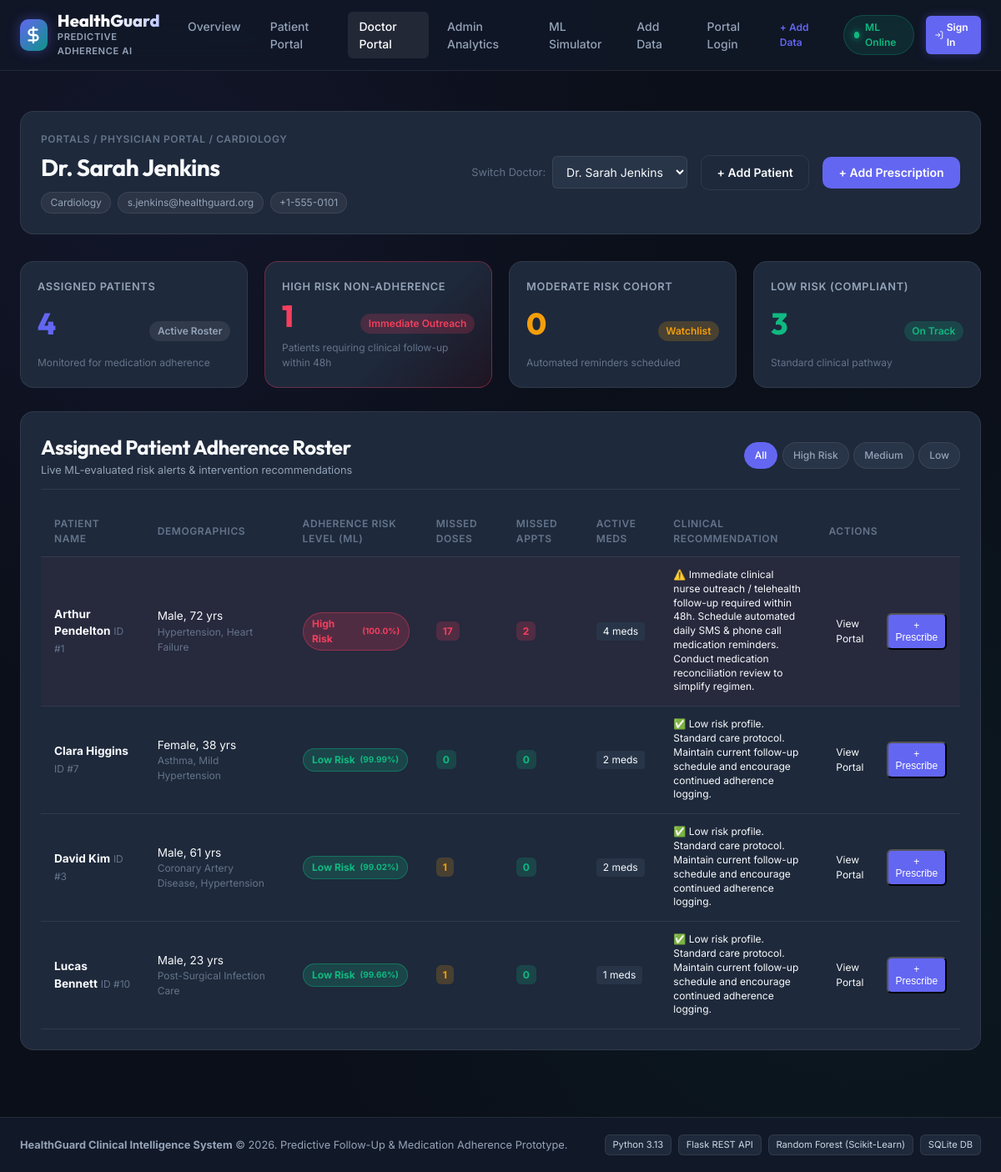
Screenshot of /doctor/1 with the database file from the repository.
### tables this page shows
CREATE TABLE doctors (
    id INTEGER PRIMARY KEY AUTOINCREMENT,
    name TEXT NOT NULL,
    specialty TEXT NOT NULL,
    email TEXT UNIQUE NOT NULL,
    phone TEXT,
    created_at TIMESTAMP DEFAULT CURRENT_TIMESTAMP
);

CREATE TABLE risk_assessments (
    id INTEGER PRIMARY KEY AUTOINCREMENT,
    patient_id INTEGER NOT NULL,
    risk_level TEXT NOT NULL CHECK(risk_level IN ('Low', 'Medium', 'High')),
    risk_score REAL NOT NULL,
    features_json TEXT NOT NULL,
    recommendations TEXT,
    evaluated_at TIMESTAMP DEFAULT CURRENT_TIMESTAMP,
    FOREIGN KEY (patient_id) REFERENCES patients(id) ON DELETE CASCADE
);

CREATE TABLE patients (
    id INTEGER PRIMARY KEY AUTOINCREMENT,
    doctor_id INTEGER,
    name TEXT NOT NULL,
    age INTEGER NOT NULL CHECK(age >= 0 AND age <= 125),
    gender TEXT CHECK(gender IN ('Male', 'Female', 'Other')),
    phone TEXT,
    email TEXT UNIQUE,
    chronic_conditions TEXT,
    created_at TIMESTAMP DEFAULT CURRENT_TIMESTAMP,
    FOREIGN KEY (doctor_id) REFERENCES doctors(id) ON DELETE SET NULL
);

### app/routes_portal.py (the view)
@portal_bp.route("/doctor/<int:doctor_id>")
def doctor_portal(doctor_id: int):
    doctor = query_db("SELECT * FROM doctors WHERE id = ?;", (doctor_id,), one=True)
    if not doctor:
        return render_template("404.html", message=f"Doctor #{doctor_id} not found"), 404
    all_doctors = query_db("SELECT id, name, specialty FROM doctors ORDER BY id ASC;")
    risk_filter = request.args.get("risk", "All")
    query = """
        SELECT
            p.id, p.name, p.age, p.gender, p.phone, p.email, p.chronic_conditions,
            r.risk_level, r.risk_score, r.recommendations, r.evaluated_at,
            (SELECT COUNT(*) FROM prescriptions rx WHERE rx.patient_id = p.id AND rx.status = 'Active') as active_meds_count,
            (SELECT COUNT(*) FROM adherence_logs al WHERE al.patient_id = p.id AND al.status = 'Missed') as total_missed_doses,
            (SELECT COUNT(*) FROM follow_up_schedules fs WHERE fs.patient_id = p.id AND fs.status = 'Missed') as total_missed_appts
        FROM patients p
        LEFT JOIN risk_assessments r ON r.id = (
            SELECT id FROM risk_assessments ra WHERE ra.patient_id = p.id ORDER BY evaluated_at DESC, id DESC LIMIT 1
        )
        WHERE p.doctor_id = ?
    """
    params = [doctor_id]
    if risk_filter in ["Low", "Medium", "High"]:
        query += " AND r.risk_level = ?"
        params.append(risk_filter)
    query += " ORDER BY CASE r.risk_level WHEN 'High' THEN 1 WHEN 'Medium' THEN 2 ELSE 3 END, p.name ASC;"
    assigned_patients = query_db(query, tuple(params))
    counts = query_db(
        """SELECT
               COUNT(p.id) as total_patients,
               SUM(CASE WHEN r.risk_level = 'High' THEN 1 ELSE 0 END) as high_risk,
               SUM(CASE WHEN r.risk_level = 'Medium' THEN 1 ELSE 0 END) as med_risk,
               SUM(CASE WHEN r.risk_level = 'Low' THEN 1 ELSE 0 END) as low_risk
           FROM patients p
           LEFT JOIN risk_assessments r ON r.id = (
               SELECT id FROM risk_assessments ra WHERE ra.patient_id = p.id ORDER BY evaluated_at DESC, id DESC LIMIT 1
           )
           WHERE p.doctor_id = ?;""",
        (doctor_id,),
        one=True,
    )
    return render_template(
        "doctor.html",
        doctor=doctor,
        all_doctors=all_doctors,
        patients=assigned_patients,
        stats=counts,
        current_filter=risk_filter,
    )

### app/routes_portal.py (called while the page is built, shortened)
@portal_bp.app_context_processor
def inject_current_user():
    return {"current_user": None}

### database/db.py (called while the page is built)
def get_db_connection(db_path: Optional[str] = None) -> sqlite3.Connection:
    path = db_path or os.environ.get("HEALTHGUARD_DB_PATH", DEFAULT_DB_PATH)
    conn = sqlite3.connect(path, timeout=10)
    conn.row_factory = sqlite3.Row
    conn.execute("PRAGMA foreign_keys = ON;")
    return conn

def query_db(
    query: str,
    args: tuple = (),
    one: bool = False,
    db_path: Optional[str] = None,
) -> Any:
    conn = get_db_connection(db_path)
    try:
        cur = conn.cursor()
        cur.execute(query, args)
        rv = cur.fetchall()
        if one:
            return dict(rv[0]) if rv else None
        return [dict(row) for row in rv]
    finally:
        conn.close()

### app/templates/doctor.html (shortened to what this page needs)
{% extends "base.html" %}
{% block content %}
<div class="portal-header-bar">
    <div>
        <div class="breadcrumb">Portals / Physician Portal / {{ doctor.specialty }}</div>
        <h1 class="page-title">{{ doctor.name }}</h1>
        <div class="patient-tags">
            <span class="tag-pill">{{ doctor.specialty }}</span>
            <span class="tag-pill">{{ doctor.email }}</span>
            <span class="tag-pill">{{ doctor.phone }}</span>
        </div>
    </div>
    <div class="header-actions-group">
        <div class="quick-switcher">
            <label for="switchDoc">Switch Doctor:</label>
            <select id="switchDoc" class="form-select" onchange="window.location.href='/doctor/' + this.value;">
                {% for d in all_doctors %}
                    <option value="{{ d.id }}" {% if d.id == doctor.id %}selected{% endif %}>
                        {{ d.name }}
                    </option>
                {% endfor %}
            </select>
        </div>
        <a href="{{ url_for('portal.add_data_portal', tab='patient') }}" class="btn btn-outline">
            + Add Patient
        </a>
        <button class="btn btn-primary" onclick="openAddRxModal();">
            + Add Prescription
        </button>
    </div>
</div>
<div class="dashboard-stats-grid">
    <div class="stat-card">
        <div class="stat-title">Assigned Patients</div>
        <div class="stat-main">
            <div class="stat-num text-indigo">{{ stats.total_patients or 0 }}</div>
            <div class="stat-badge badge-neutral">Active Roster</div>
        </div>
        <div class="stat-subtext">Monitored for medication adherence</div>
    </div>
    <div class="stat-card stat-alert-high">
        <div class="stat-title">High Risk Non-Adherence</div>
        <div class="stat-main">
            <div class="stat-num text-rose">{{ stats.high_risk or 0 }}</div>
            <div class="stat-badge badge-danger">Immediate Outreach</div>
        </div>
        <div class="stat-subtext">Patients requiring clinical follow-up within 48h</div>
    </div>
    <div class="stat-card">
        <div class="stat-title">Moderate Risk Cohort</div>
        <div class="stat-main">
            <div class="stat-num text-amber">{{ stats.med_risk or 0 }}</div>
            <div class="stat-badge badge-warning">Watchlist</div>
        </div>
        <div class="stat-subtext">Automated reminders scheduled</div>
    </div>
    <div class="stat-card">
        <div class="stat-title">Low Risk (Compliant)</div>
        <div class="stat-main">
            <div class="stat-num text-emerald">{{ stats.low_risk or 0 }}</div>
            <div class="stat-badge badge-success">On Track</div>
        </div>
        <div class="stat-subtext">Standard clinical pathway</div>
    </div>
</div>
<div class="panel-card mt-4">
    <div class="panel-header flex-between">
        <div>
            <h2>Assigned Patient Adherence Roster</h2>
            <p class="panel-subtitle">Live ML-evaluated risk alerts &amp; intervention recommendations</p>
        </div>
        <div class="filter-pills">
            <a href="/doctor/{{ doctor.id }}?risk=All" class="filter-pill {% if current_filter == 'All' %}active{% endif %}">All</a>
            <a href="/doctor/{{ doctor.id }}?risk=High" class="filter-pill pill-danger {% if current_filter == 'High' %}active{% endif %}">High Risk</a>
            <a href="/doctor/{{ doctor.id }}?risk=Medium" class="filter-pill pill-warning {% if current_filter == 'Medium' %}active{% endif %}">Medium</a>
            <a href="/doctor/{{ doctor.id }}?risk=Low" class="filter-pill pill-success {% if current_filter == 'Low' %}active{% endif %}">Low</a>
        </div>
    </div>
    {% if patients %}
        <div class="table-responsive">
            <table class="data-table">
                <thead>
                    <tr>
                        <th>Patient Name</th>
                        <th>Demographics</th>
                        <th>Adherence Risk Level (ML)</th>
                        <th>Missed Doses</th>
                        <th>Missed Appts</th>
                        <th>Active Meds</th>
                        <th>Clinical Recommendation</th>
                        <th>Actions</th>
                    </tr>
                </thead>
                <tbody>
                    {% for p in patients %}
                        <tr class="{% if p.risk_level == 'High' %}row-high-risk{% endif %}">
                            <td>
                                <div class="patient-name-cell">
                                    <strong>{{ p.name }}</strong>
                                    <span class="text-muted small">ID #{{ p.id }}</span>
                                </div>
                            </td>
                            <td>
                                <div>{{ p.gender }}, {{ p.age }} yrs</div>
                                <div class="text-muted small truncate-text" title="{{ p.chronic_conditions }}">{{ p.chronic_conditions }}</div>
                            </td>
                            <td>
                                <span class="badge-risk badge-risk-{{ p.risk_level|lower if p.risk_level else 'low' }}">
                                    {{ p.risk_level or 'Low' }} Risk
                                    {% if p.risk_score %}
                                        <small>({{ p.risk_score }}%)</small>
                                    {% endif %}
                                </span>
                            </td>
                            <td>
                                <span class="counter-badge {% if p.total_missed_doses > 3 %}counter-danger{% elif p.total_missed_doses > 0 %}counter-warning{% else %}counter-safe{% endif %}">
                                    {{ p.total_missed_doses or 0 }}
                                </span>
                            </td>
                            <td>
                                <span class="counter-badge {% if p.total_missed_appts > 1 %}counter-danger{% elif p.total_missed_appts > 0 %}counter-warning{% else %}counter-safe{% endif %}">
                                    {{ p.total_missed_appts or 0 }}
                                </span>
                            </td>
                            <td>
                                <span class="badge-neutral-sm">{{ p.active_meds_count or 0 }} meds</span>
                            </td>
                            <td class="rec-cell">
                                <span class="text-small" title="{{ p.recommendations }}">{{ p.recommendations or 'Standard monitoring protocol.' }}</span>
                            </td>
                            <td>
                                <div class="btn-group-actions">
                                    <a href="/patient/{{ p.id }}" class="btn-xs btn-outline" title="Open Patient Portal">
                                        View Portal
                                    </a>
                                    <button class="btn-xs btn-primary" onclick="openAddRxModalForPatient({{ p.id }}, '{{ p.name }}');" title="Prescribe Medication">
                                        + Prescribe
                                    </button>
                                </div>
                            </td>
                        </tr>
                    {% endfor %}
                </tbody>
            </table>
        </div>
    {% else %}
        <div class="empty-state">
            <p>No patients match the selected filter criteria.</p>
        </div>
    {% endif %}
</div>
{% endblock %}

### rows the page displays
doctors: specialty "CARDIOLOGY", name "Dr. Sarah Jenkins", specialty "Cardiology", email "s.jenkins@healthguard.org", phone "+1-555-0101"
risk_assessments: name "Arthur Pendelton", id "1", gender "Male", age "72", chronic_conditions "Hypertension, Heart Failure", risk_level "High", risk_score "100.0", total_missed_doses "17", total_missed_appts "2", active_meds_count "4", recommendations "⚠️ Immediate clinical nurse outreach / telehealth follow-up required within 48h. Schedule automated daily SMS & phone call medication reminders. Conduct medication reconciliation review to simplify regimen."
risk_assessments: name "Clara Higgins", id "7", gender "Female", age "38", chronic_conditions "Asthma, Mild Hypertension", risk_level "Low", risk_score "99.99", total_missed_doses "0", total_missed_appts "0", active_meds_count "2", recommendations "✅ Low risk profile. Standard care protocol. Maintain current follow-up schedule and encourage continued adherence logging."
risk_assessments: name "David Kim", id "3", gender "Male", age "61", chronic_conditions "Coronary Artery Disease, Hypertension", risk_level "Low", risk_score "99.02", total_missed_doses "1", total_missed_appts "0", active_meds_count "2", recommendations "✅ Low risk profile. Standard care protocol. Maintain current follow-up schedule and encourage continued adherence logging."
risk_assessments: name "Lucas Bennett", id "10", gender "Male", age "23", chronic_conditions "Post-Surgical Infection Care", risk_level "Low", risk_score "99.66", total_missed_doses "1", total_missed_appts "0", active_meds_count "1", recommendations "✅ Low risk profile. Standard care protocol. Maintain current follow-up schedule and encourage continued adherence logging."

### other values shown
{{ stats.total_patients or 0 }} "4"
{{ stats.high_risk or 0 }} "1"
{{ stats.med_risk or 0 }} "0"
{{ stats.low_risk or 0 }} "3"
form field value "Dr. Sarah Jenkins"
